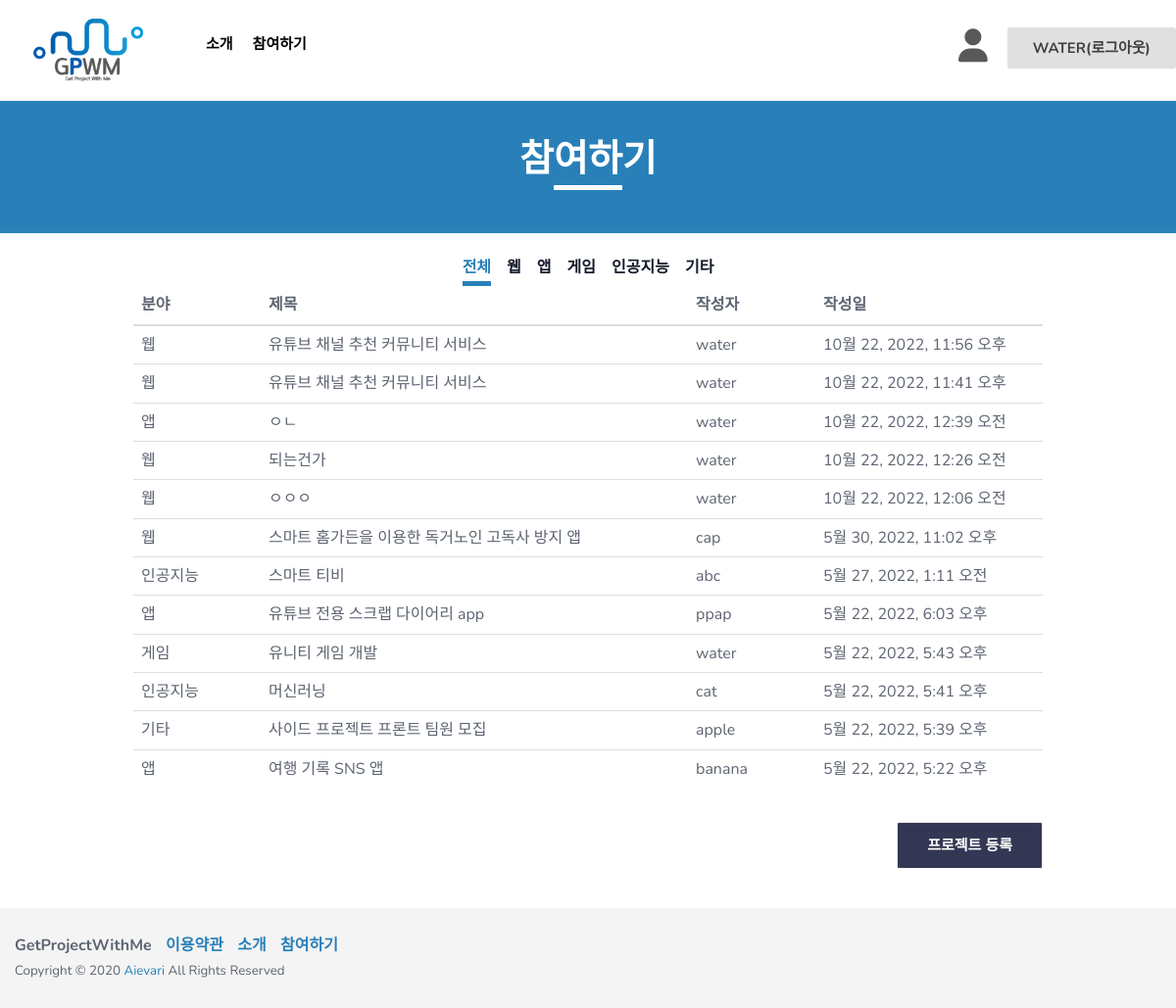
The page /board/list/ (signed in) on the database as committed earlier.
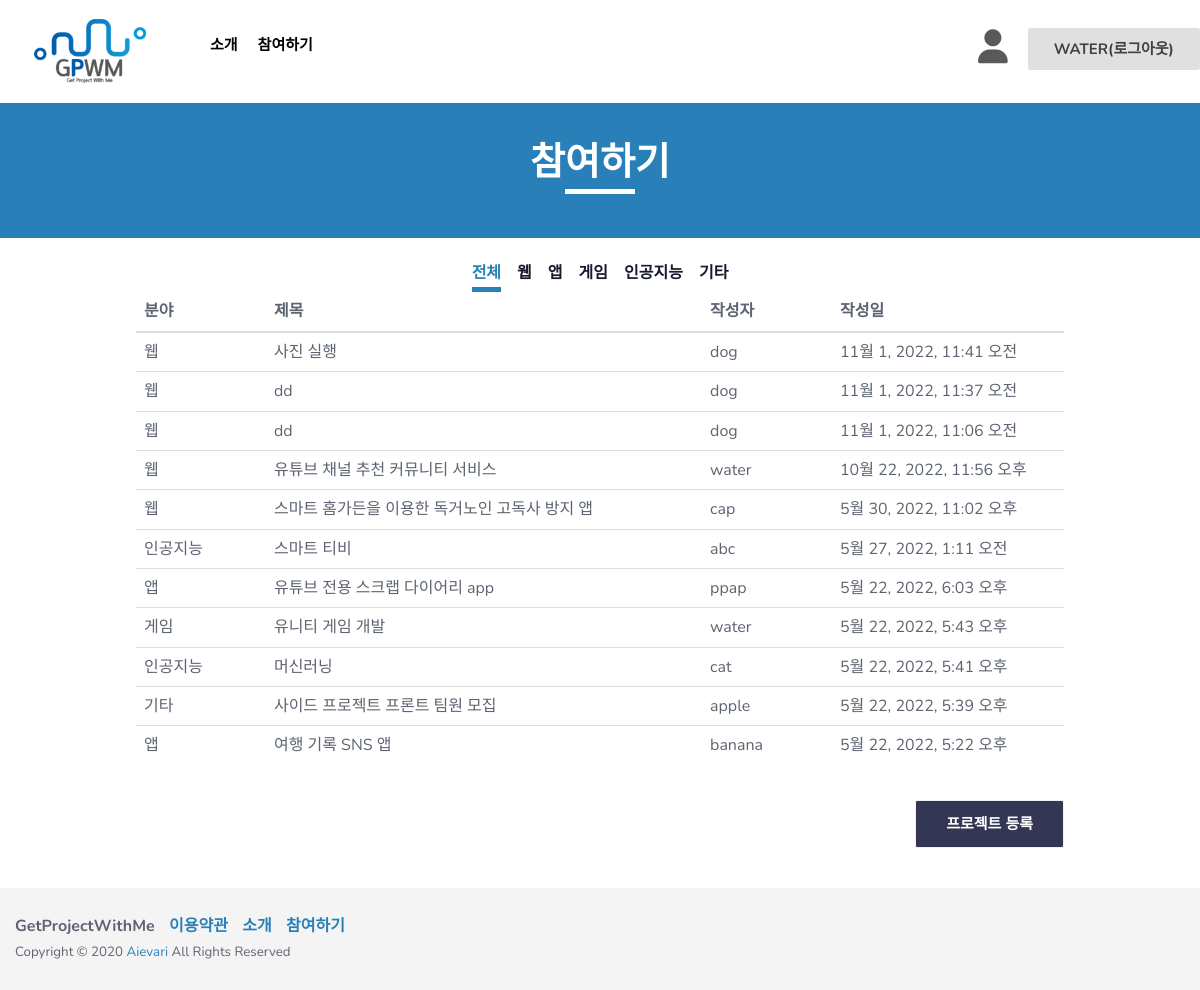
The same page on the database as committed later.
### board/models.py (models this page shows, shortened)
class Writing(models.Model):
    TECHNICAL_CHOICES = {
       ('웹', '웹'),
       ('앱', '앱'),
       ('게임', '게임'),
       ('인공지능', '인공지능'),
       ('기타', '기타')
    }
    TOPIC_CHOICES = {
       ('생활', '생활'),
       ('업무', '업무'),
       ('공공/교통', '공공/교통'),
       ('금융/핀테크', '금융/핀테크'),
       ('의료', '의료'),
       ('교육', '교육'),
       ('유통/쇼핑', '유통/쇼핑'),
       ('엔터테인먼트', '엔터테인먼트'),
       ('기타', '기타')
    }
    IDENTITY_CHOICES = {
       ('학생', '학생'),
       ('취준생', '취준생'),
       ('직장인', '직장인'),
       ('기타','기타')
    }
    author = models.ForeignKey(User, on_delete=models.CASCADE, null=False)  # 유저모델과 연결!
    title = models.CharField(max_length=200, default = '') #프로젝트 개요
    technical_field = models.CharField(max_length=80, choices=TECHNICAL_CHOICES, default = '') #기술분야
    topic_area = models.CharField(max_length=80, choices=TOPIC_CHOICES, default = '')#주제영역
    content = models.TextField('프로젝트 개요서 첨부')  # 프로젝트 개요서 첨부
    team = models.CharField(max_length=30, default = '')#모집인원
    최종학력 = models.CharField(max_length=200, default = '')
    신분 = models.CharField(max_length=200, choices=IDENTITY_CHOICES, default = '')
    like = models.ManyToManyField(User, related_name='likes',blank=True)
    like_count = models.PositiveIntegerField(default=0) #0또는 양수만 받는 필드
    create_date = models.DateTimeField(auto_now_add=True)  # 글이 만들어지면 자동 작성.
    modify_date = models.DateTimeField(null=True, blank=True)  # 수정할 때마다 갱신.(뷰에서 제어)

### board/views.py (the view)
# urls.py: path('list/', views.list, name='list'),  # list를 보여주는 뷰와 연결한다.
def list(request):
    writing_list = Writing.objects.all()  # 객체들을 다 불러온다.
    writing_list = writing_list.order_by('-create_date')  # 만들어진 시간의 역으로 정렬한다.
    context = {'writing_list':writing_list,  # writing_list라는 키 안에 writing_list를 담는다.
               }
    return render(request, 'list.html', context)

### board/templates/list.html (shortened to what the changed rows need)
<!DOCTYPE html>
<html class="no-js" lang="en">
  <head>
    <link rel="stylesheet" href="/static/css/bootstrap.min.css" />
    <link rel="stylesheet" href="/static/css/owl.carousel.css" />
    <link rel="stylesheet" href="/static/css/owl.transitions.css" />
    <link rel="stylesheet" href="/static/css/animate.css" />
    <link rel="stylesheet" href="/static/css/meanmenu.min.css" />
    <link rel="stylesheet" href="/static/css/font-awesome.min.css" />
    <link rel="stylesheet" href="/static/css/themify-icons.css" />
    <link rel="stylesheet" href="/static/css/flaticon.css" />
    <link rel="stylesheet" href="/static/css/magnific.min.css" />
    <link rel="stylesheet" href="/static/css/style.css" />
    <link rel="stylesheet" href="/static/css/responsive.css" />
  </head>
  <body>
    {% block content %}
    <div class="container conwidth">
      <div class="row">
        <div class="support-all">
          <table class="table">
              <thead class="thead-dark">
                <tr>
                  <th scope="col" class="tableth_1">분야</th>
                  <th scope="col" class="tableth_2">제목</th>
                  <th scope="col" class="tableth_1">작성자</th>
                  <th scope="col">작성일</th>
                </tr>
              </thead>
              <tbody>
                {% for writing in writing_list %}
                {% if user.is_authenticated %}
                <tr class="posttable cur" onclick="location.href='/board/posting/{{ writing.id }}/'">
                  <td class="tech">{{ writing.technical_field }}</td>
                  <td>{{ writing.title }}</td>
                  <td>{{ writing.author }}</td>
                  <td>{{ writing.create_date }}</td>
                </tr>
                {% endif %}
                {% endfor %}
              </tbody>
          </table>
        </div>
          {% endblock %}
      </div>
    </div>
  </body>
</html>

Rows that differ between the two databases and show on the page:
removed Writing: technical_field "웹", title "유튜브 채널 추천 커뮤니티 서비스", author "water", create_date "10월 22, 2022, 11:41 오후"
removed Writing: technical_field "앱", title "ㅇㄴ", author "water", create_date "10월 22, 2022, 12:39 오전"
removed Writing: technical_field "웹", title "되는건가", author "water", create_date "10월 22, 2022, 12:26 오전"
removed Writing: technical_field "웹", title "ㅇㅇㅇ", author "water", create_date "10월 22, 2022, 12:06 오전"
added Writing: technical_field "웹", title "사진 실행", author "dog", create_date "11월 1, 2022, 11:41 오전"
added Writing: technical_field "웹", title "dd", author "dog", create_date "11월 1, 2022, 11:37 오전"
added Writing: technical_field "웹", title "dd", author "dog", create_date "11월 1, 2022, 11:06 오전"
